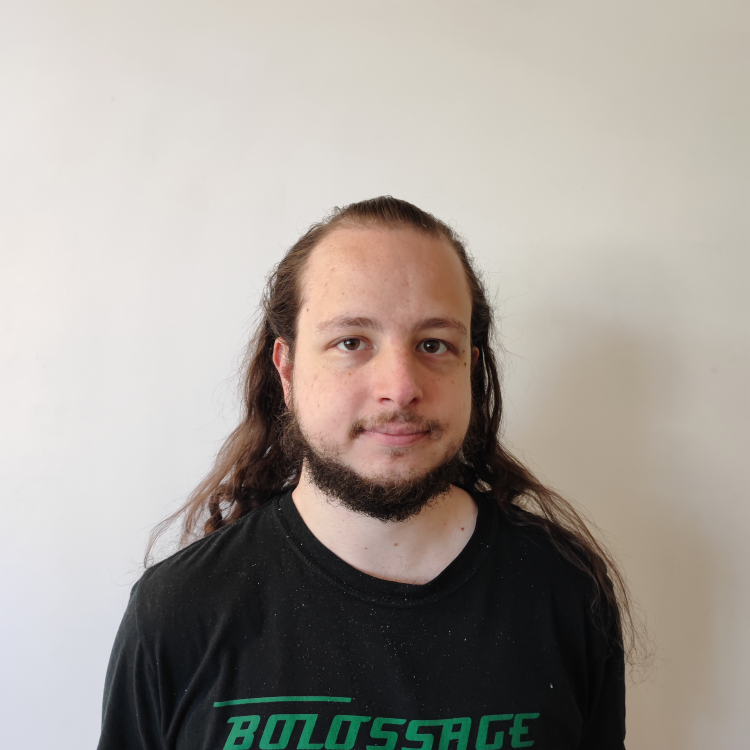
#> input picture ressource/dataset/dataset2/03_08.jpg, 3000 x 3000 px, given in place of 01_01.jpg, which was not available (shown at 1/4 size)
$ python pre.py
#> lines starting #> are read from the running program, lines starting #| are printed output that depends on the picture; pictures that were not available may be replaced by others from this repository, and a replacement may not be noted
# import the opencv library
import cv2


# define a video capture object
#vid = cv2.VideoCapture(0)
face_cascade = cv2.CascadeClassifier('haarcascade_frontalface_default.xml')


i = 88
offs = 0
for i in range(1,20):
    if i in [3,10,14]:
        offs +=1
    for j in range(1,11) :
        frame = cv2.imread('ressource/dataset/dataset2/'+format(i, '02d')+"_"+format(j, '02d')+'.jpg')
#> frame is the input picture: shape (3000, 3000, 3); mean B, G, R 150.2, 157, 164.2

        gray = cv2.cvtColor(frame, cv2.COLOR_BGR2GRAY)
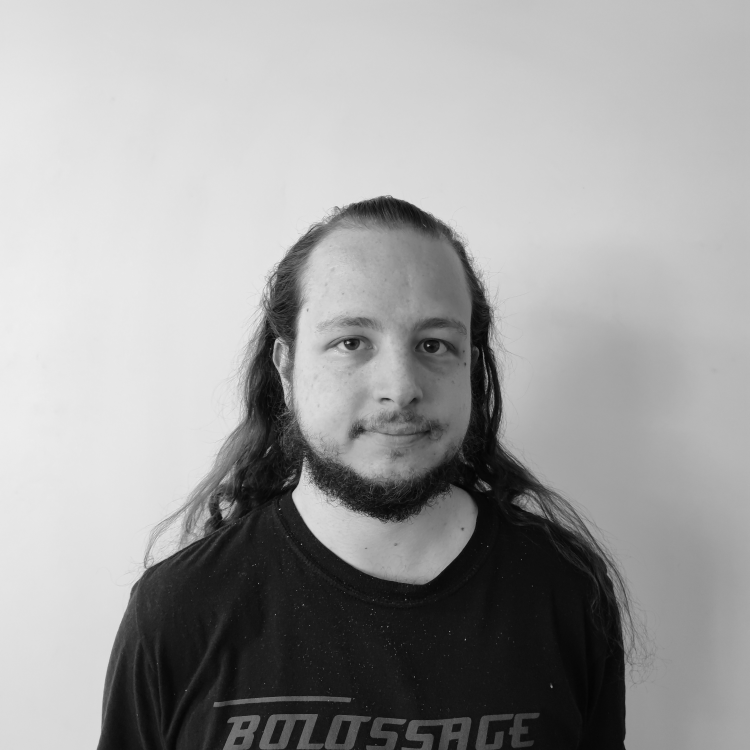
#> gray: shape (3000, 3000) (shown at 1/4 size); min 0, max 254, mean 158.3

        faces = face_cascade.detectMultiScale(gray, 1.1, 4)
#> faces = [[865, 1986, 65, 65], [1114, 1027, 907, 907]]


        hmax =-1
        indice = -1
        ind = 0
        offset =0
        for face in faces:
            if (face[2]+face[3]) > hmax :
                hmax = face[2]+face[3]
                indice = ind
            ind+=1
#> this loop made 2 passes
#> (face, hmax, indice, ind) on passes 1 to 2: ([865, 1986, 65, 65], 130, 0, 1), ([1114, 1027, 907, 907], 1814, 1, 2)
#> after the loop, hmax = 1814; ind = 2; indice = 1


        x= faces[indice][0]
#> x = 1114
        y =faces[indice][1]
#> y = 1027
        w=faces [indice][2]
#> w = 907
        h=faces [indice][3]
#> h = 907

        frame = frame[y+offset:y+h+offset//2, x+offset//4:x+w-offset//4]
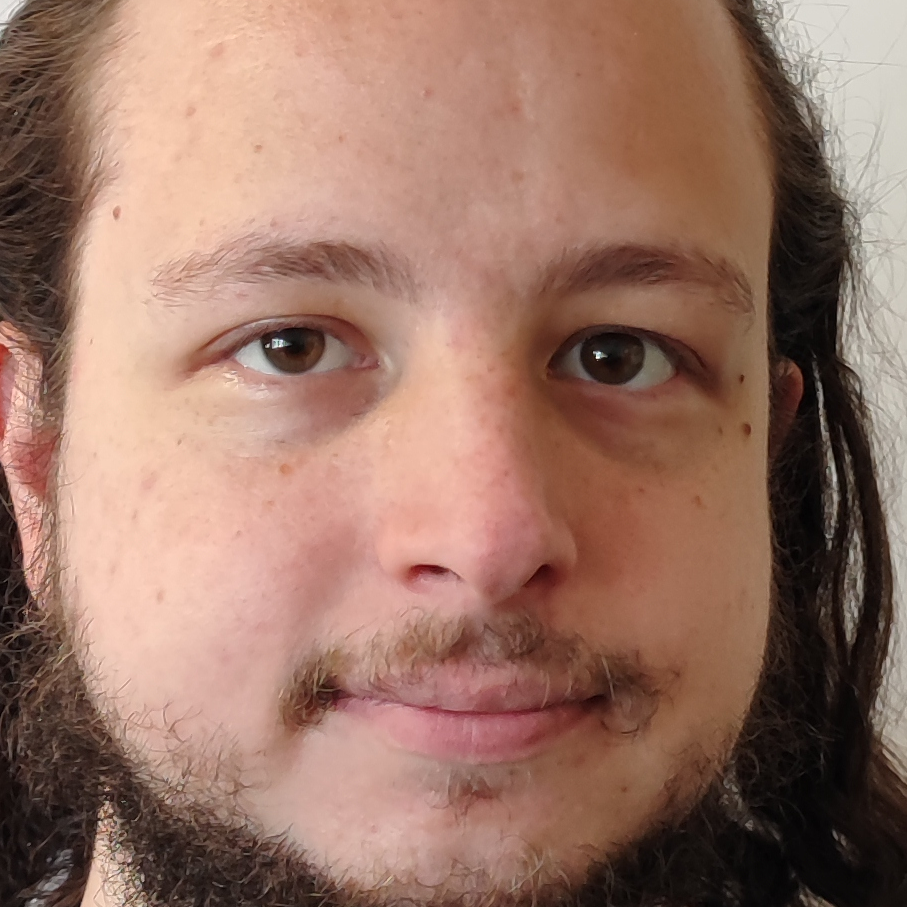
#> frame: shape (907, 907, 3); mean B, G, R 101.5, 116.2, 152.9
        frame = cv2.resize(frame, (64,64), interpolation = cv2.INTER_AREA)
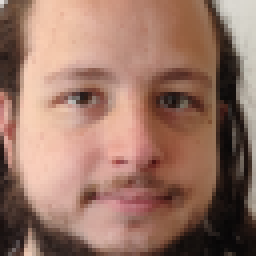
#> frame: shape (64, 64, 3) (shown 4 times larger); mean B, G, R 101.5, 116.2, 152.9
#> (the run stopped early here; a loop or call above may not have finished)

$ run again, on ressource/dataset/dataset2/09_09.jpg
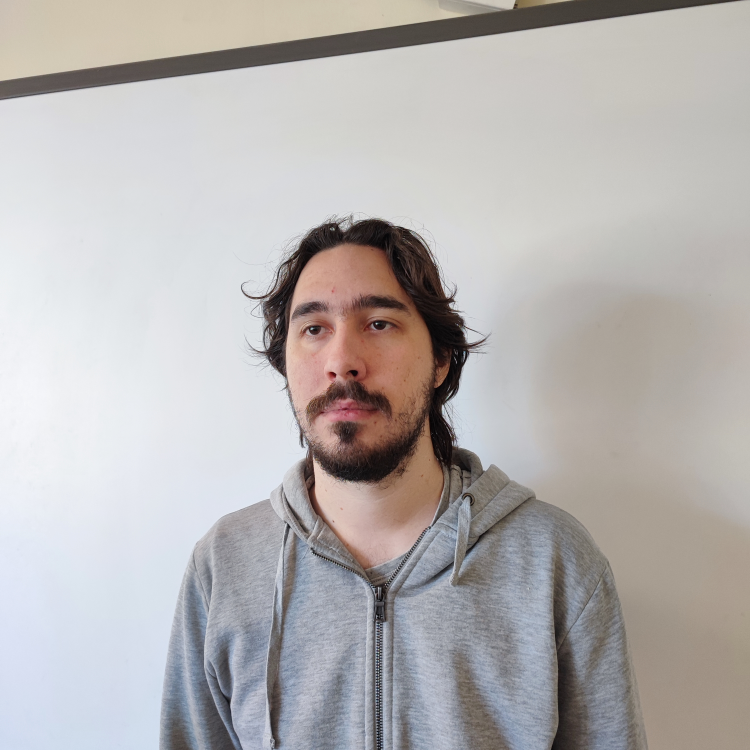
#> input picture ressource/dataset/dataset2/09_09.jpg, 3000 x 3000 px, given in place of 01_01.jpg, which was not available (shown at 1/4 size)
#> frame is the input picture: shape (3000, 3000, 3); mean B, G, R 178, 178.7, 182.1
#> `gray = cv2.cvtColor(frame, cv2.COLOR_BGR2GRAY)`:
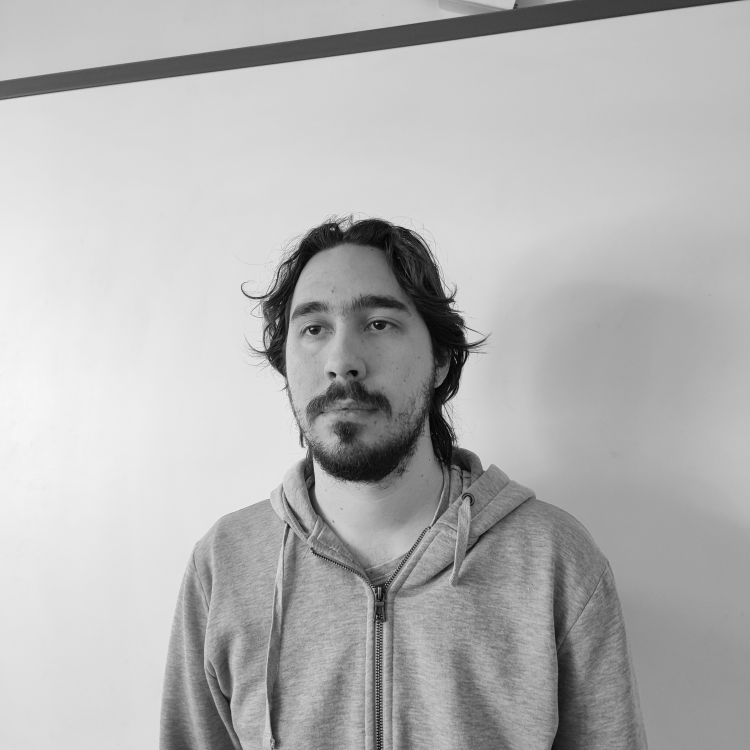
#> gray: shape (3000, 3000) (shown at 1/4 size); min 0, max 252, mean 179.6
#> faces = [[1794, 1899, 58, 58], [1032, 1016, 714, 714]]
#> the loop `for face in faces:` made 2 passes
#> (face, hmax, indice, ind) on passes 1 to 2: ([1794, 1899, 58, 58], 116, 0, 1), ([1032, 1016, 714, 714], 1428, 1, 2)
#> after the loop `for face in faces:`: hmax = 1428; ind = 2; indice = 1
#> x = 1032
#> y = 1016
#> w = 714
#> `frame = cv2.resize(frame, (64,64), interpolation = cv2.INTER_AREA)`:
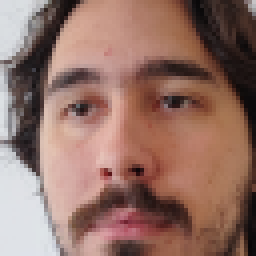
#> frame: shape (64, 64, 3) (shown 4 times larger); mean B, G, R 102.3, 112.5, 146.9

$ run again, on ressource/dataset/dataset2/11_05.jpg
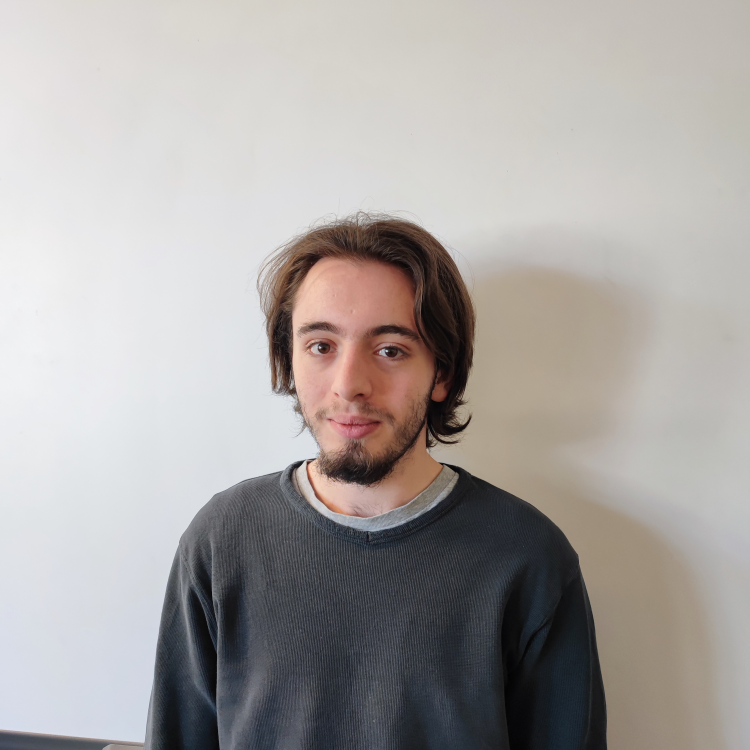
#> input picture ressource/dataset/dataset2/11_05.jpg, 3000 x 3000 px, given in place of 01_01.jpg, which was not available (shown at 1/4 size)
#> frame is the input picture: shape (3000, 3000, 3); mean B, G, R 163.2, 165.5, 169.7
#> `gray = cv2.cvtColor(frame, cv2.COLOR_BGR2GRAY)`:
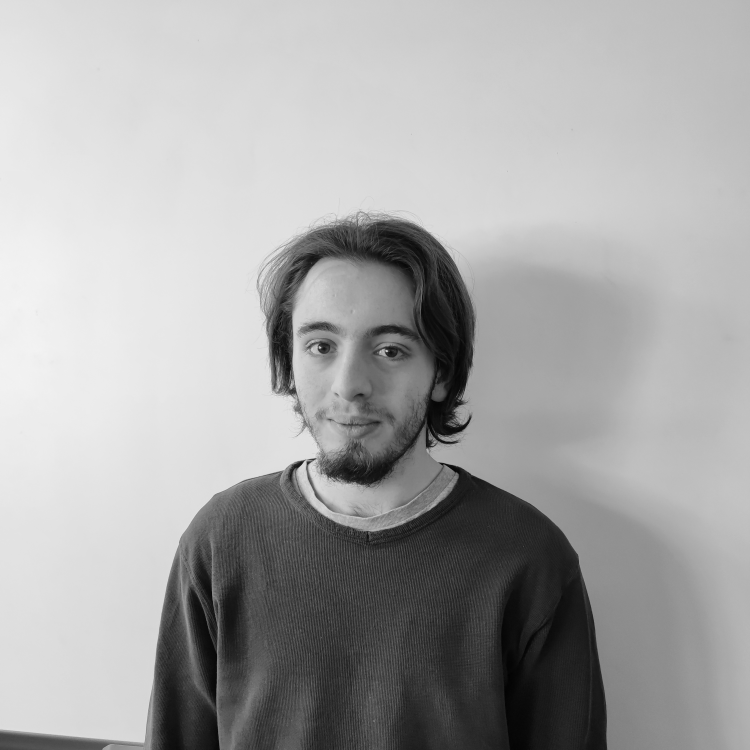
#> gray: shape (3000, 3000) (shown at 1/4 size); min 0, max 253, mean 166.5
#> faces = [[1039, 1088, 753, 753]]
#> the loop `for face in faces:` made 1 pass
#> (face, hmax, indice, ind) on pass 1: ([1039, 1088, 753, 753], 1506, 0, 1)
#> after the loop `for face in faces:`: hmax = 1506; ind = 1; indice = 0
#> x = 1039
#> y = 1088
#> w = 753
#> `frame = cv2.resize(frame, (64,64), interpolation = cv2.INTER_AREA)`:
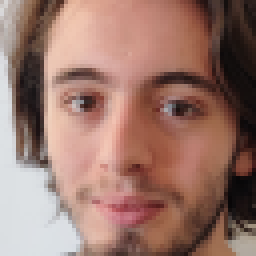
#> frame: shape (64, 64, 3) (shown 4 times larger); mean B, G, R 107.6, 118.2, 154
